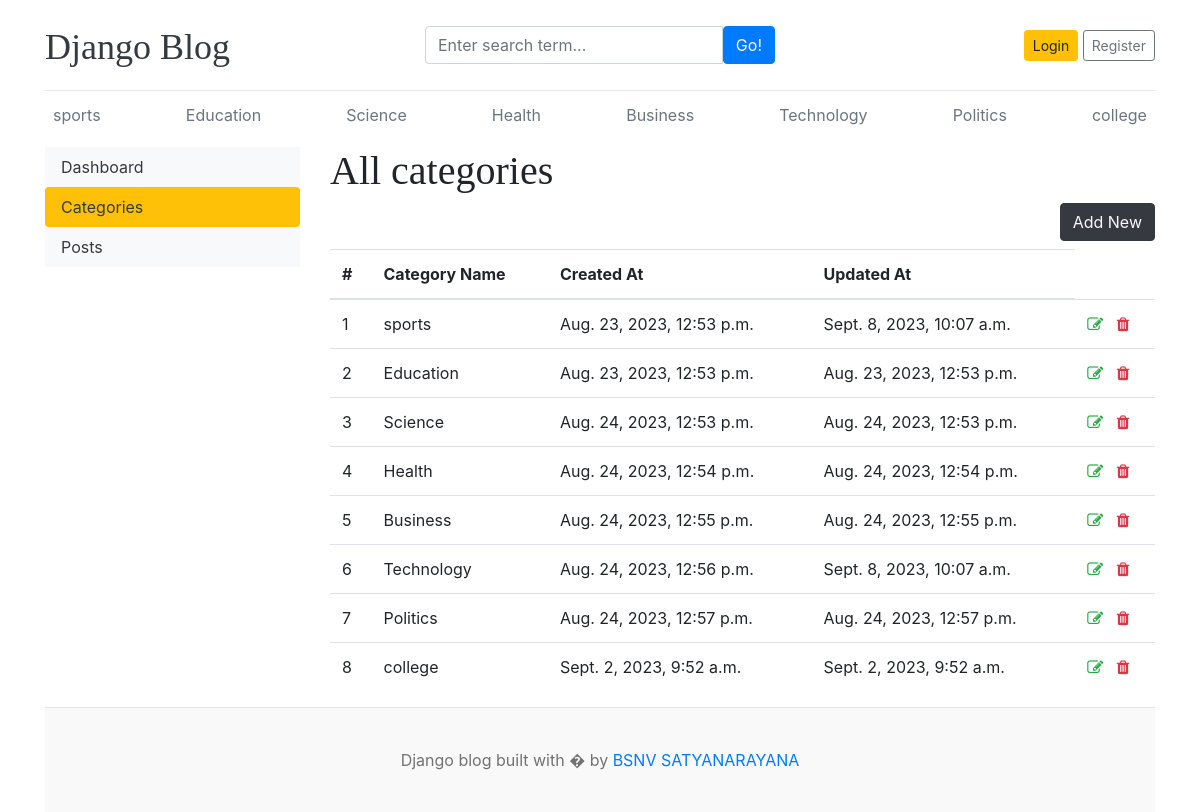
Before: /dashboard/categories/ with the older database file.
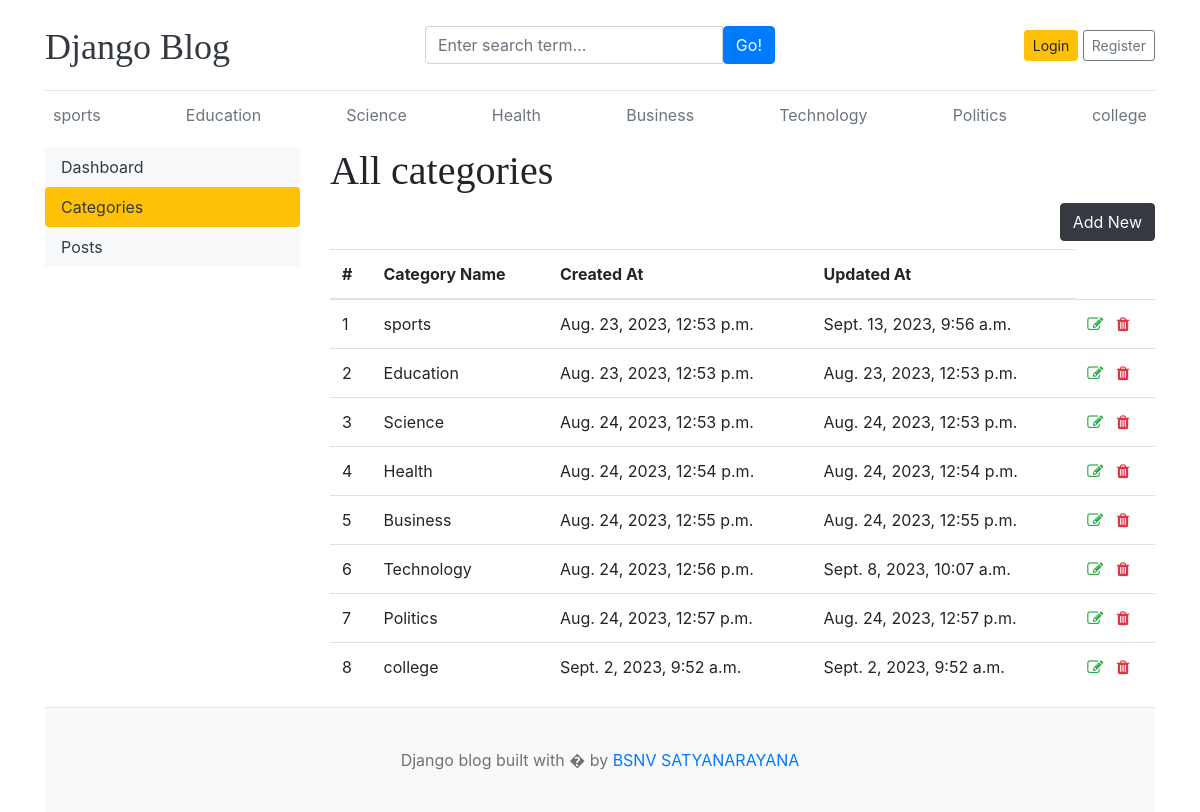
After: the same page with the newer database file.
### blog/models.py (models this page shows)
class Category(models.Model):
    category_name=models.CharField(max_length=50,unique=True)
    created_at=models.DateTimeField(auto_now_add=True)
    updated_at=models.DateTimeField(auto_now=True)
    class Meta:
        verbose_name_plural='categories'
    def __str__(self):
        return self.category_name

### dashboards/views.py (the view)
# urls.py: path('categories/',views.categories,name='categories'),
def categories(request):
    return render(request,'dashboard/categories.html')

### blog/context_processors.py (called while the page is built)
def get_categories(request):
    categories=Category.objects.all()
    return dict(categories=categories)

def get_social_links(request):
    social_links=SocialLink.objects.all()
    return dict(social_links=social_links)

### templates/dashboard/categories.html (shortened to what this page needs)
{% extends 'base.html' %}
{% block content %}
  <div class="row">
    {% include 'dashboard/sidebar.html' %}
    <div class="col-md-9">
      <h1>All categories</h1>
      <a href="{% url 'add_category' %}" class="btn btn-dark text-light float-right mb-2">Add New</a>
      <table class="table table-hover">
      <thead>
        <tr>
          <th scope="col">#</th>
          <th scope="col">Category Name</th>
          <th scope="col">Created At</th>
          <th scope="col">Updated At</th>
        </tr>
        <tbody>
          {% for cat in categories  %}
          <tr>
            <td>{{forloop.counter}}</td>
            <td>{{cat}}</td>
            <td>{{cat.created_at}}</td>
            <td>{{cat.updated_at}}</td>
            <td><a href="{% url 'edit_category' cat.id %}"><i class="fa fa-edit text-success"></i></a>
              <a href="{% url 'delete_category' cat.id %}"><i class="fa fa-trash text-danger"></i></a>
            </td>
          </tr>
          {% endfor %}
        </tbody>
      </thead>
    </table>
    </div>
  </div>
{% endblock %}

### templates/base.html (shortened to what this page needs)
{% load static %}
<!DOCTYPE html>
<html lang="en">
<head>
    <link href="https://getbootstrap.com/docs/4.0/dist/css/bootstrap.min.css" rel="stylesheet">
    <link href="{% static 'css/blog.css' %}" rel="stylesheet">
    <link rel="stylesheet" href="https://cdnjs.cloudflare.com/ajax/libs/font-awesome/4.7.0/css/font-awesome.min.css">
  </head>
<body>
    <div class="container">
      <header class="blog-header py-3">
        <div class="row flex-nowrap justify-content-between align-items-center">
          <div class="col-4 pt-1">
            <a class="blog-header-logo text-dark" href="/">Django Blog</a>
          </div>
          <div class="col-4">
             <form action="{% url 'search' %}" method="GET">
              <div class="input-group">
                <input class="form-control" type="text" name="keyword" value="{{keyword}}" placeholder="Enter search term..." aria-label="Enter search term..." aria-describedby="button-search" />
                <button type="submit" class="btn btn-primary" id="button-search" type="button">Go!</button>
            </div>
             </form>
          </div>
          <div class="col-4 d-flex justify-content-end align-items-center">
            {% if not user.is_authenticated %}
            <a class="btn btn-sm btn-warning" href="{% url 'login' %}">Login</a> &nbsp;
            <a class="btn btn-sm btn-outline-secondary" href="{% url 'register' %}">Register</a>
          </div>
            {% else %}
            <span><a href="{% url 'dashboard' %}">dashboard</a></span>
            &emsp;
            <span><a href="{% url 'logout' %}">Logout</a></span>
            {% endif %}
        </div>
      </header>
      <div class="nav-scroller py-1 mb-2">
        <nav class="nav d-flex justify-content-between">
          {% for cat in categories %}
          <a class="p-2 text-muted" href="{% url 'posts_by_category' cat.id %}">{{cat.category_name}}</a>
          {% endfor %}
        </nav>
      </div>
{% block content %}
{% endblock  %}
<footer class="blog-footer">
    <p>Django blog built with � by <a href="#">BSNV SATYANARAYANA</a></p>
  </footer>
  </body>
  </html>

Changed rows visible on the page:
changed Category "sports": updated_at "Sept. 8, 2023, 10:07 a.m." → "Sept. 13, 2023, 9:56 a.m."
